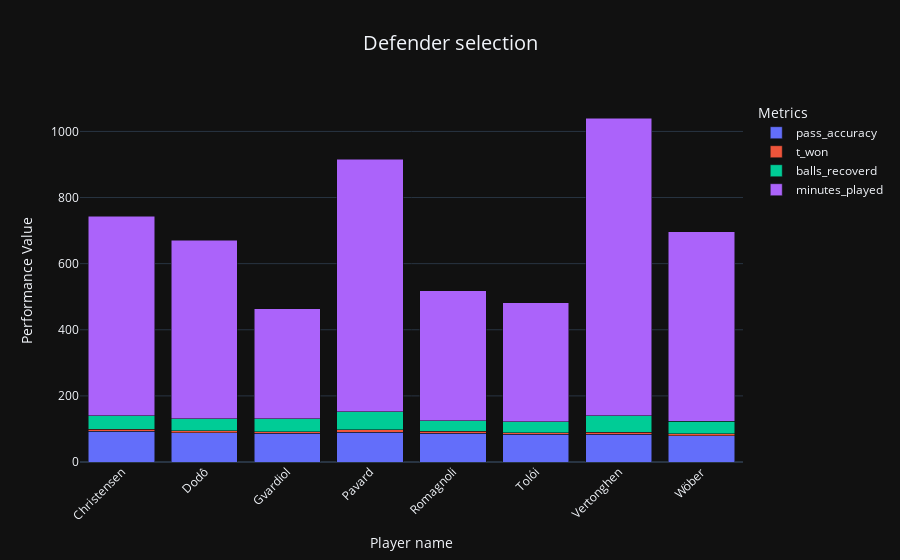

This figure's notebook cell:
### Code cell
f2.bar_chart(df[2],"player_name",['pass_accuracy', 't_won', 'balls_recoverd', 'minutes_played'],"Defender selection")

### Figure 1 — Plotly figure (JSON) as saved in the notebook; plotly's stock layout.template omitted (floating-point values rounded to 4 significant figures)
{"data": [{"alignmentgroup": "True", "hovertemplate": "Metrics=pass_accuracy<br>Player name=%{x}<br>Performance Value=%{y}<extra></extra>", "legendgroup": "pass_accuracy", "marker": {"color": "#636efa", "pattern": {"shape": ""}}, "name": "pass_accuracy", "offsetgroup": "pass_accuracy", "orientation": "v", "showlegend": true, "textposition": "auto", "type": "bar", "x": ["Christensen", "Dodô", "Gvardiol", "Pavard", "Romagnoli", "Tolói", "Vertonghen", "Wöber"], "xaxis": "x", "y": [93.4, 88.2, 86.3, 90.2, 86.4, 83.3, 83.3, 79], "yaxis": "y"}, {"alignmentgroup": "True", "hovertemplate": "Metrics=t_won<br>Player name=%{x}<br>Performance Value=%{y}<extra></extra>", "legendgroup": "t_won", "marker": {"color": "#EF553B", "pattern": {"shape": ""}}, "name": "t_won", "offsetgroup": "t_won", "orientation": "v", "showlegend": true, "textposition": "auto", "type": "bar", "x": ["Christensen", "Dodô", "Gvardiol", "Pavard", "Romagnoli", "Tolói", "Vertonghen", "Wöber"], "xaxis": "x", "y": [6, 6, 5, 7, 7, 5, 6, 6], "yaxis": "y"}, {"alignmentgroup": "True", "hovertemplate": "Metrics=balls_recoverd<br>Player name=%{x}<br>Performance Value=%{y}<extra></extra>", "legendgroup": "balls_recoverd", "marker": {"color": "#00cc96", "pattern": {"shape": ""}}, "name": "balls_recoverd", "offsetgroup": "balls_recoverd", "orientation": "v", "showlegend": true, "textposition": "auto", "type": "bar", "x": ["Christensen", "Dodô", "Gvardiol", "Pavard", "Romagnoli", "Tolói", "Vertonghen", "Wöber"], "xaxis": "x", "y": [41, 37, 39, 55, 32, 34, 51, 39], "yaxis": "y"}, {"alignmentgroup": "True", "hovertemplate": "Metrics=minutes_played<br>Player name=%{x}<br>Performance Value=%{y}<extra></extra>", "legendgroup": "minutes_played", "marker": {"color": "#ab63fa", "pattern": {"shape": ""}}, "name": "minutes_played", "offsetgroup": "minutes_played", "orientation": "v", "showlegend": true, "textposition": "auto", "type": "bar", "x": ["Christensen", "Dodô", "Gvardiol", "Pavard", "Romagnoli", "Tolói", "Vertonghen", "Wöber"], "xaxis": "x", "y": [603, 540, 334, 764, 392, 360, 900, 573], "yaxis": "y"}], "layout": {"barmode": "stack", "legend": {"title": {"text": "Metrics"}, "tracegroupgap": 0}, "title": {"font": {"size": 20}, "text": "Defender selection", "x": 0.5}, "xaxis": {"anchor": "y", "domain": [0, 1], "tickangle": -45, "title": {"text": "Player name"}}, "yaxis": {"anchor": "x", "domain": [0, 1], "title": {"text": "Performance Value"}}}}
